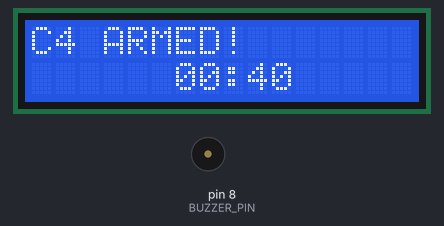
This sketch was run on a simulated Arduino Uno, built with avr-gcc and run on an emulated ATmega328P. Parts: 16×2 character LCD, buzzer (waves = sounding).

Above: at 0.1 s.
At 10.2 s:
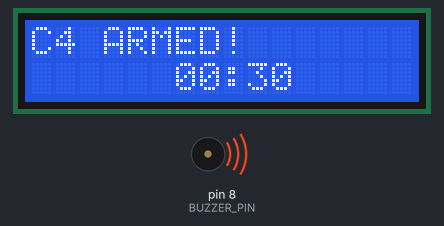
At 20.2 s:
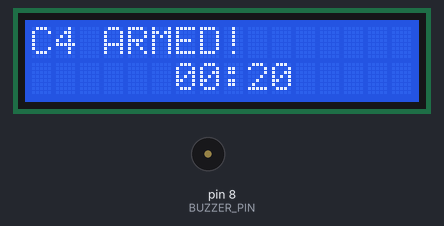
At 39.75 s:
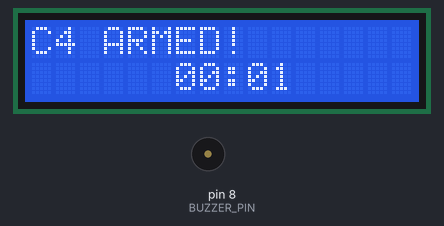
Timing chart, 0 to 40.0 s (numbered marks = the images above):
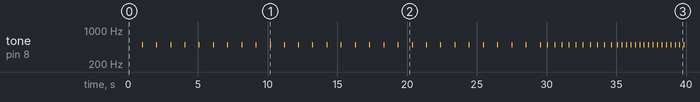

Measured:
- by itself, tone on pin 8 (BUZZER_PIN): goes 28 × (500 Hz 0.05 s, silent 0.97 s), 10 × (500 Hz 0.05 s, silent 0.48 s), 500 Hz 0.05 s, silent 0.37 s, 15 × (500 Hz 0.05 s, silent 0.27 s), 500 Hz 0.05 s, then silent
- what the display in image 1 shows lasts 1.0 s, from 10.1 s to 11.1 s

The sketch:

cs2_c4.ino
```cpp
#include <Wire.h>
#include <LiquidCrystal_I2C.h>

// --- Configuration ---

// **IMPORTANT**: Check your I2C address. Common addresses are 0x27 or 0x3F.
// You might need to run an I2C scanner sketch to confirm.
LiquidCrystal_I2C lcd(0x27, 16, 2);

// The duration for a C4 in CS:GO is 40 seconds (or 35 in CS 1.6/Source).
const int C4_DURATION = 40;
const int BUZZER_PIN = 8; // Digital pin for the buzzer

// --- Time & State Variables ---

// Convert duration to milliseconds for the countdown
unsigned long totalTime_ms = (unsigned long)C4_DURATION * 1000;
unsigned long startTime_ms = 0;
int remainingTime_s = C4_DURATION;

// Ticking control variables
unsigned long lastTick_ms = 0;
unsigned long tickInterval_ms = 1000; // Default tick is every 1000ms (1 second)

// State flags
bool isArmed = true;
bool detonated = false;

void setup() {
  // Initialize the LCD
  lcd.init();
  lcd.backlight();

  // Initialize buzzer pin
  pinMode(BUZZER_PIN, OUTPUT);

  // Record the start time
  startTime_ms = millis();

  // Initial display
  lcd.setCursor(0, 0);
  lcd.print("C4 ARMED!");
}

void loop() {
  unsigned long currentMillis = millis();

  if (isArmed && !detonated) {

    // --- 1. Update Remaining Time ---

    unsigned long elapsedTime_ms = currentMillis - startTime_ms;

    // Remaining time in seconds
    remainingTime_s = C4_DURATION - (elapsedTime_ms / 1000);

    // --- 2. Ticking Logic ---

    // C4 ticking rate changes in CS:GO:
    // >10s = 1s interval
    // 10s-5s = 0.5s interval
    // <5s = 0.3s interval

    if (remainingTime_s > 10) {
      tickInterval_ms = 1000;
    } else if (remainingTime_s > 5) {
      tickInterval_ms = 500;
    } else if (remainingTime_s > 0) {
      tickInterval_ms = 300;
    }

    if (currentMillis - lastTick_ms >= tickInterval_ms && remainingTime_s > 0) {
      lastTick_ms = currentMillis;

      // Make a short, low-frequency beep (the ticking sound)
      tone(BUZZER_PIN, 500, 50); // 500Hz for 50ms
    }

    // --- 3. Display Countdown ---

    // Check if a full second has passed to update the display
    if (currentMillis / 1000 != (currentMillis - 1000) / 1000) {

        // Ensure the display is cleared only in the countdown area
        lcd.setCursor(0, 1);
        lcd.print("                "); // Clear line 2

        // Calculate minutes and seconds for display
        int minutes = remainingTime_s / 60;
        int seconds = remainingTime_s % 60;

        // Print Time (MM:SS) roughly centered on Line 2
        lcd.setCursor(6, 1);

        if (minutes < 10) lcd.print("0");
        lcd.print(minutes);
        lcd.print(":");
        if (seconds < 10) lcd.print("0");
        lcd.print(seconds);
    }

    // --- 4. Detonation Check ---

    if (remainingTime_s <= 0) {
      isArmed = false; // Stop the timer
      detonated = true; // Set the bomb state
      noTone(BUZZER_PIN); // Stop any remaining tick sound
    }
  }

  // --- 5. Detonation Action (BOOM) ---

  if (detonated) {
    // This runs only once after the countdown hits zero
    lcd.clear();

    // Print "BOOM!" on both lines for emphasis
    lcd.setCursor(5, 0);
    lcd.print("*** BOOM! ***");
    lcd.setCursor(5, 1);
    lcd.print("*** BOOM! ***");

    // Explosive Sound Effect (Simple siren-like sound)
    for (int i = 2000; i >= 100; i -= 10) {
      tone(BUZZER_PIN, i, 10);
      delay(1);
    }
    noTone(BUZZER_PIN);

    detonated = false; // Prevent this block from running again
  }
}
```
